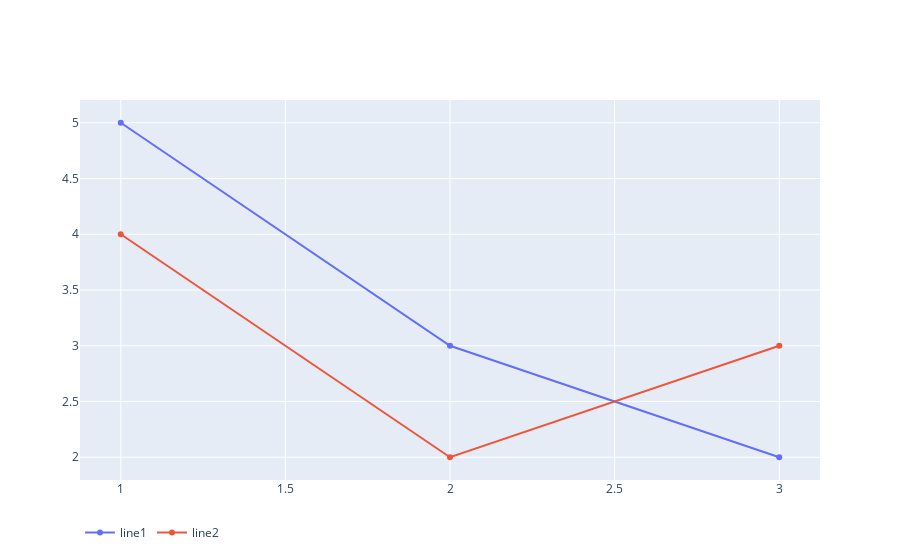

Notebook source saved alongside this figure:
### Code cell
horizontal_legend_fig = go.Figure()
horizontal_legend_fig.add_trace(go.Scatter(x=x, y=[5, 3, 2], name="line1"))
horizontal_legend_fig.add_trace(go.Scatter(x=x, y=[4, 2, 3], name="line2"))
horizontal_legend_fig.update_layout(legend={'orientation': "h"})  # ❶ 横並びの凡例
horizontal_legend_fig.show()

### Figure 1 — Plotly figure (JSON) as saved in the notebook; plotly's stock layout.template omitted (floating-point values rounded to 4 significant figures)
{"data": [{"name": "line1", "type": "scatter", "x": [1, 2, 3], "y": [5, 3, 2]}, {"name": "line2", "type": "scatter", "x": [1, 2, 3], "y": [4, 2, 3]}], "layout": {"legend": {"orientation": "h"}}}
